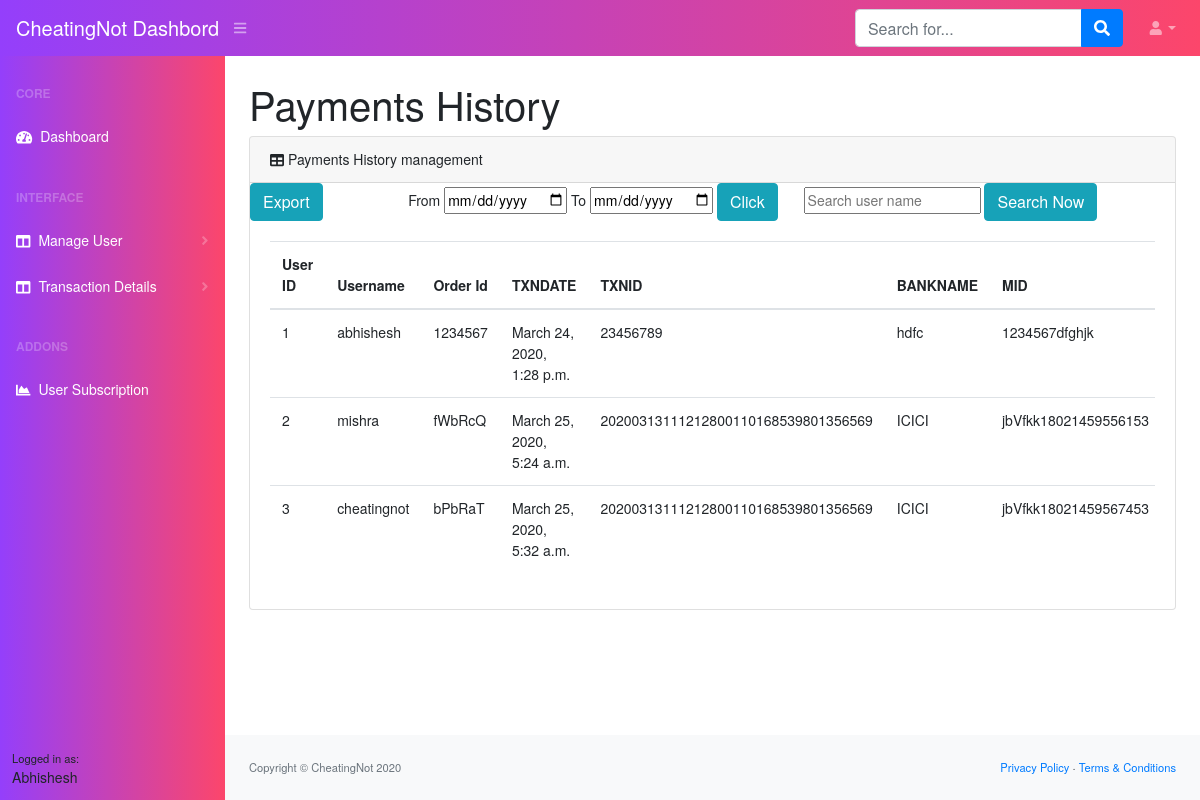
The page /paymentStatus/ on the database as committed earlier.
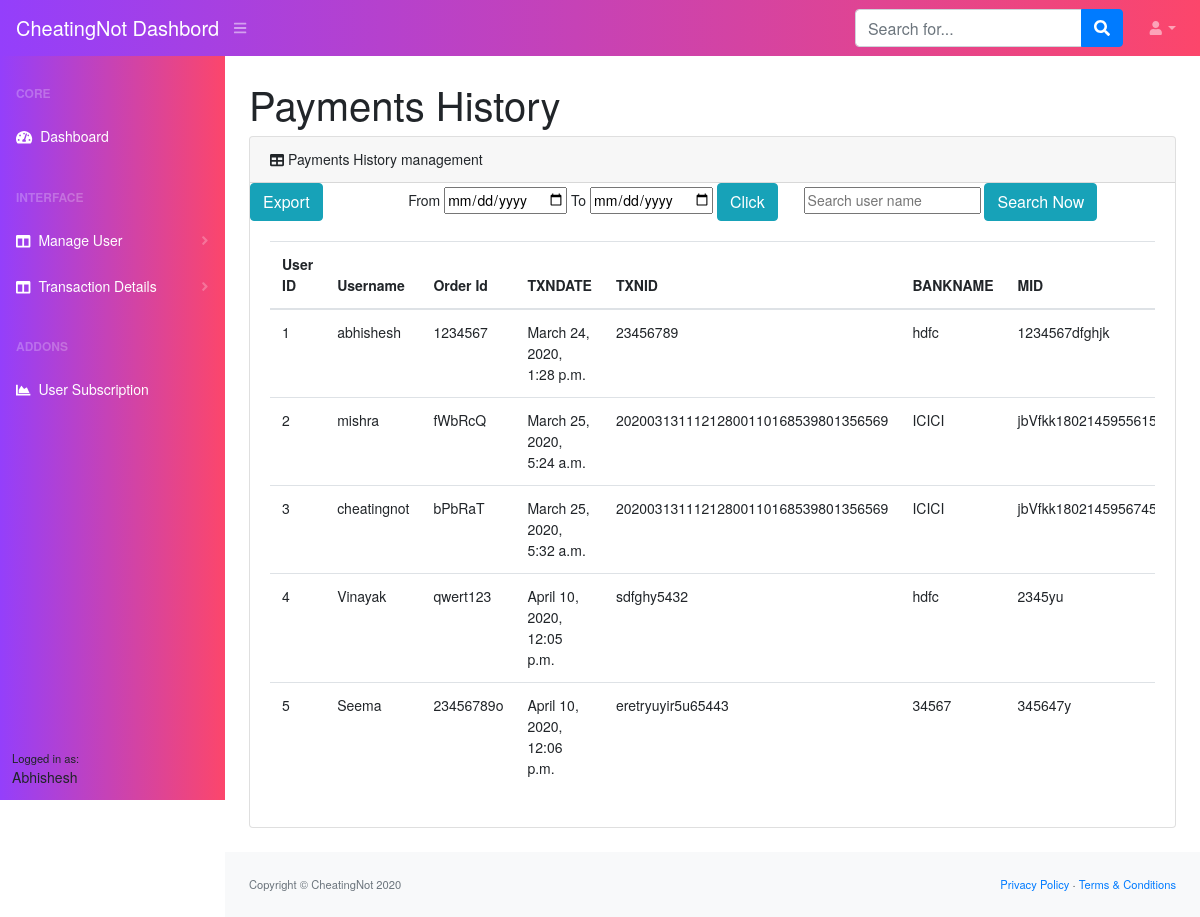
The same page on the database as committed later.
### cheatingdash/models.py (models this page shows)
class PaytmHistory(models.Model):
    user = models.OneToOneField(settings.AUTH_USER_MODEL, null=True, blank=True, on_delete=models.CASCADE,related_name='rel_payment_paytm')
    ORDERID = models.CharField('ORDER ID', max_length=300)
    TXNDATE = models.DateTimeField('TXN DATE', auto_now_add=True)
    TXNID = models.CharField('TXN ID',max_length=300,null=True, blank=True)
    BANKTXNID = models.CharField('BANK TXN ID',max_length=300, null=True, blank=True)
    BANKNAME = models.CharField('BANK NAME', max_length=50, null=True, blank=True)
    RESPCODE = models.IntegerField('RESP CODE',)
    PAYMENTMODE = models.CharField('PAYMENT MODE', max_length=10, null=True, blank=True)
    CURRENCY = models.CharField('CURRENCY', max_length=4, null=True, blank=True)
    GATEWAYNAME = models.CharField("GATEWAY NAME", max_length=30, null=True, blank=True)
    MID = models.CharField(max_length=100,null=True, blank=True)
    RESPMSG = models.TextField('RESP MSG', max_length=250)
    TXNAMOUNT = models.FloatField('TXN AMOUNT', max_length=250)
    STATUS = models.CharField('STATUS', max_length=12)
    class Meta:
        app_label = 'cheatingdash'
    def __unicode__(self):
        return self.STATUS

### cheatingdash/views.py (the view)
# urls.py: path('paymentStatus/',views.paymentStatus,name='paymentStatus'),
def paymentStatus(request):
    user = PaytmHistory.objects.all()
    print(user)
    return render(request, 'paymentstatus.html', {'users':user})

### templates/paymentstatus.html (shortened to what the changed rows need)
{% load static %}
<!DOCTYPE html>
<html lang="en">
    <head>
        <link rel="stylesheet" href="{% static 'css/main.css' %}">
        <link href="https://cdn.datatables.net/1.10.20/css/dataTables.bootstrap4.min.css" rel="stylesheet" />
    </head>
    <body class="sb-nav-fixed">
        <div id="layoutSidenav">
            <div id="layoutSidenav_content">
                <main>
                    <div class="container-fluid">
                        <h1 class="mt-4">Payments History</h1>
                        <div class="card mb-4">
                            <div class="card-body">
                                <div class="table-responsive">
                                   <table class="table">
    <thead>
        <tr>
            <th>User ID</th>
            <th>Username</th>
            <th>Order Id</th>
            <th>TXNDATE</th>
            <th>TXNID</th>
            <th>BANKNAME</th>
            <th>MID</th>
        </tr>
    </thead>
    <tbody>
        {% for user in users %}
       <tr>
        <td>{{user.id}}</td>
        <td>{{user.user}}</td>
        <td>{{user.ORDERID}}</td>
        <td>{{user.TXNDATE}}</td>
        <td>{{user.TXNID}}</td>
        <td>{{user.BANKNAME}}</td>
        <td>{{user.MID}}</td>
       </tr>
       {% endfor %}
    </tbody>
</table>
                                </div>
                            </div>
                        </div>
                    </div>
                </main>
            </div>
        </div>
    </body>
</html>

Rows that differ between the two databases and show on the page:
added PaytmHistory: id "4", user "Vinayak", ORDERID "qwert123", TXNDATE "April 10, 2020, 12:05 p.m.", TXNID "sdfghy5432", BANKNAME "hdfc", MID "2345yu"
added PaytmHistory: id "5", user "Seema", ORDERID "23456789o", TXNDATE "April 10, 2020, 12:06 p.m.", TXNID "eretryuyir5u65443", BANKNAME "34567", MID "345647y"
